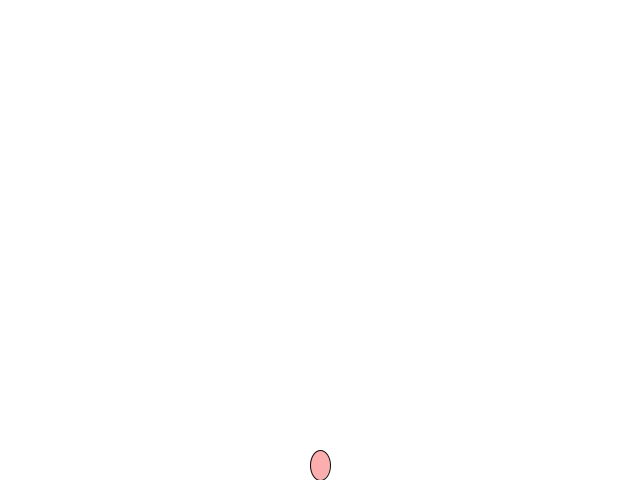
Frame 1 (no input)
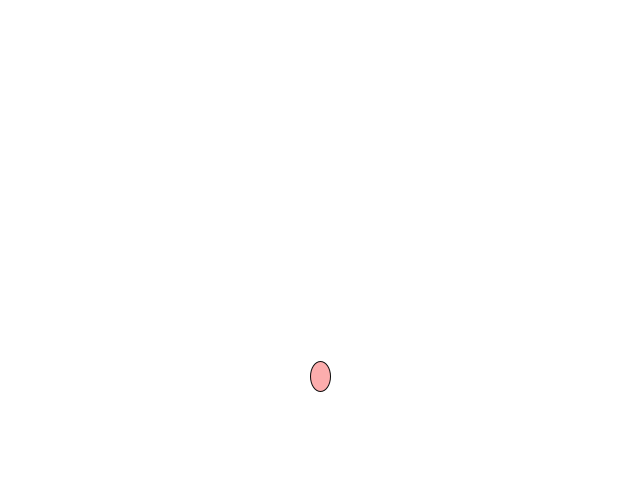
Frame 60 (the mouse pressed at the canvas centre just before this capture)
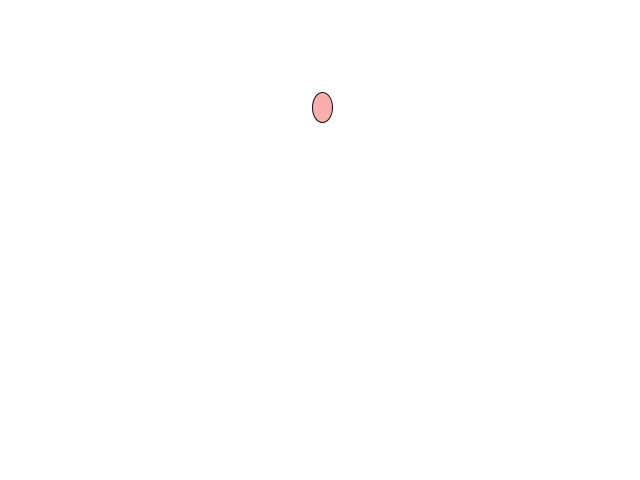
Frame 120 (the mouse held since frame 60 and released just before this capture)

The Processing sketch that drew these frames (run headless with seeded random() and noise(); from frame 60 on, the mouse is pressed at the canvas centre):

// Processing sketch: balloon
// ── balloon.pde
balloonMover balloon;
void setup(){
  size(640,480);
  balloon=new balloonMover();
}
void draw(){
  background(255);
  balloon.update();
  balloon.Addforce();
  balloon.display();
  balloon.checkEdge();
}

// ── balloonMover.pde
class balloonMover{
  PVector position;
  PVector velocity;
  PVector accelerate;
  PVector gravity;
  PVector uper;
  PVector wind;
  int x=0,y=1000;
  
  balloonMover(){
    position=new PVector(width/2,height-15);
    velocity=new PVector(0,0);
    accelerate=new PVector(0,0);
    gravity=new PVector(0,0.1);
    uper=new PVector(0,-0.15);
    //wind=new PVector(random(-0.01*(noise(x)),0.01*(noise(x))),0);
     wind=new PVector(random(-0.001,0.001),0);
  }
  void Addforce(){
    accelerate.add(gravity).add(uper).add(wind);
    x++;
    y++;
  }
  void update(){
    velocity.add(accelerate);
    position.add(velocity);
    accelerate.mult(0);
  }
  void display(){
    fill(252,173,173);
    stroke(10);
    ellipse(position.x,position.y,20,30);
  }
  void checkEdge(){
    if(position.y<0){
      position.y=0;
      velocity.y*=-0.5;
      
    }
    if(position.y>height+1){
      position.y=height;
      velocity.y*=-0.5;
    }
     if(position.x<0){
      velocity.x*=-1;
      position.x=0;
    }
    if(position.x>width){
      velocity.x*=-1;
      position.x=width;
    }
  }
}
